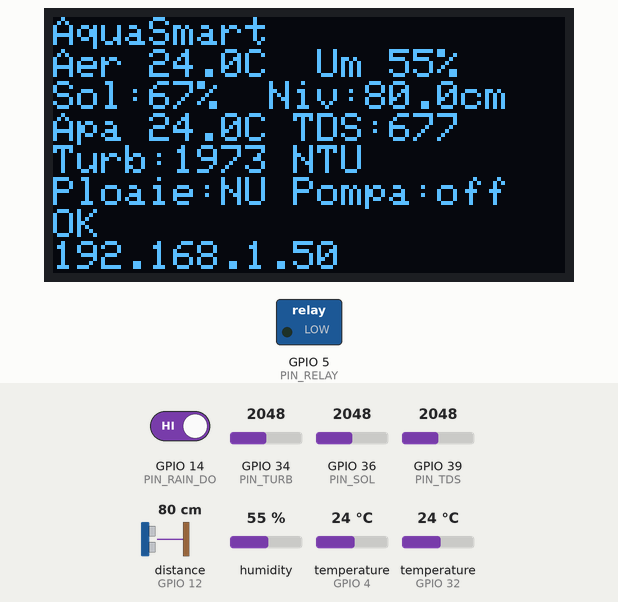
A sketch run on a simulated ESP32. Shown: 128×64 one-colour display, switched loads named in the sketch (green lamp = pin HIGH). Wiring (inferred from the names in the program): ultrasonic range finder: trigger GPIO 13; echo GPIO 12. Inputs (shaded band) come from the test bench; at power-on: GPIO 14 (PIN_RAIN_DO) HIGH, distance to the obstacle (sensor on GPIO 12) 80 cm, humidity 55 %, temperature (sensors on GPIO 4, GPIO 32) 24 °C, GPIO 34 (PIN_TURB) = 2048, GPIO 36 (PIN_SOL) = 2048, GPIO 39 (PIN_TDS) = 2048 (analog values on the 0–4095 scale). The echo pulse lasts 58.3 µs per cm; WiFi joins after 1.5 s; servers stay silent unless stated; pins used as bus, display or sensor lines are not drawn; what the sketch prints to the serial monitor is not drawn.

Above: at 3.8 s.
3.9 s: GPIO 14 (PIN_RAIN_DO) driven LOW
At 4.9 s:
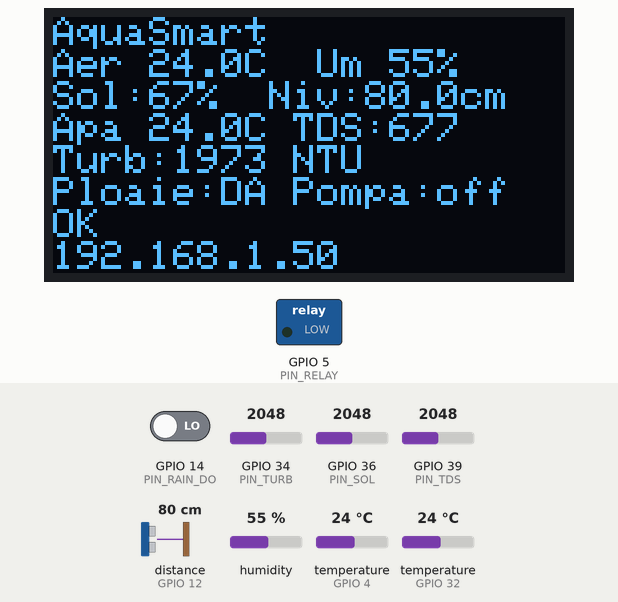
5.7 s: distance to the obstacle (sensor on GPIO 12) set to 2 cm
At 7.4 s:
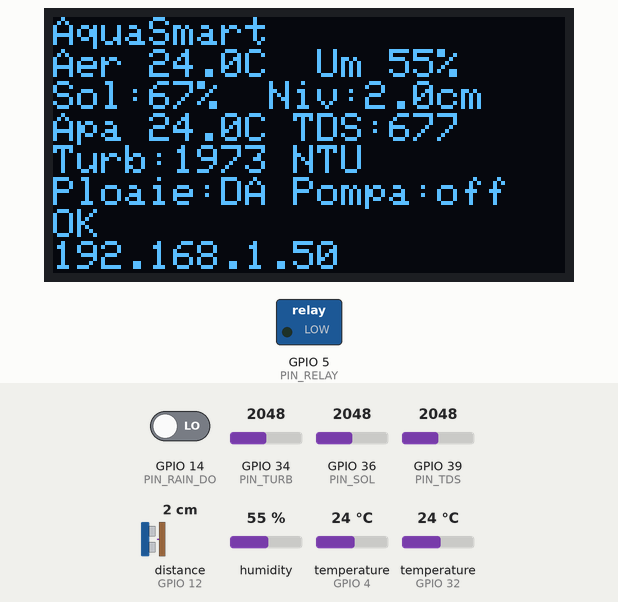
7.7 s: humidity set to 22 %
At 10.8 s:
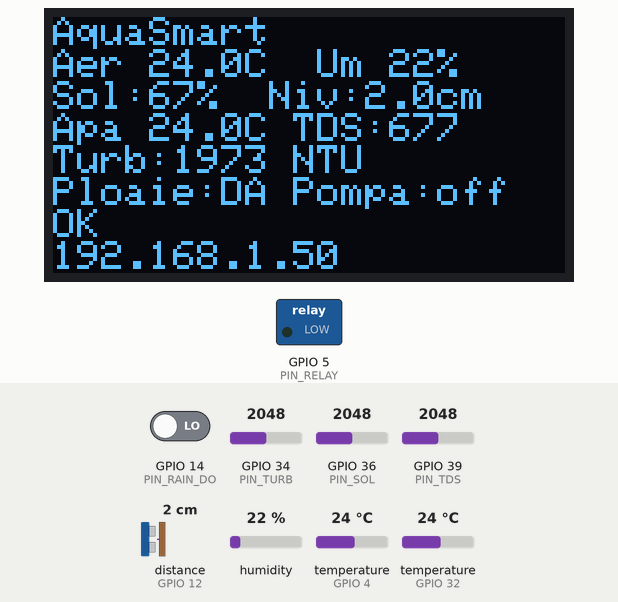
11.7 s: temperature (sensor on GPIO 4) set to 12 °C
At 13.5 s:
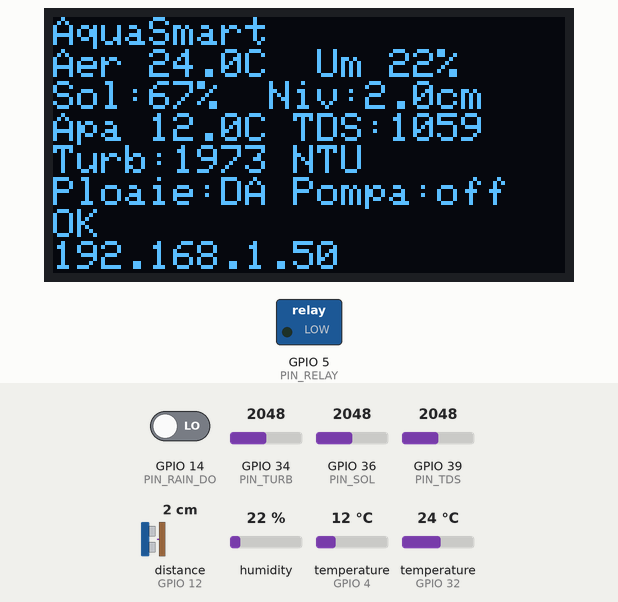
13.8 s: GPIO 34 (PIN_TURB) set to 2866
At 14.9 s:
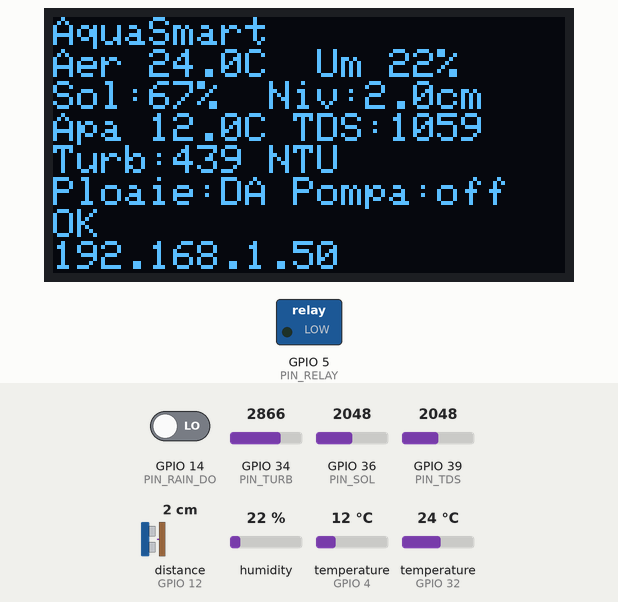
15.7 s: GPIO 36 (PIN_SOL) set to 2866
At 17.6 s:
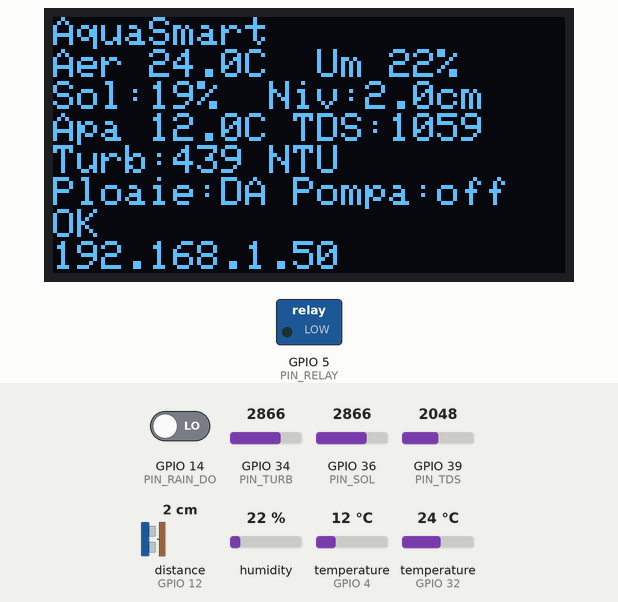
Timing chart, 0 to 18.8 s (numbered marks = the images above; inputs shaded):
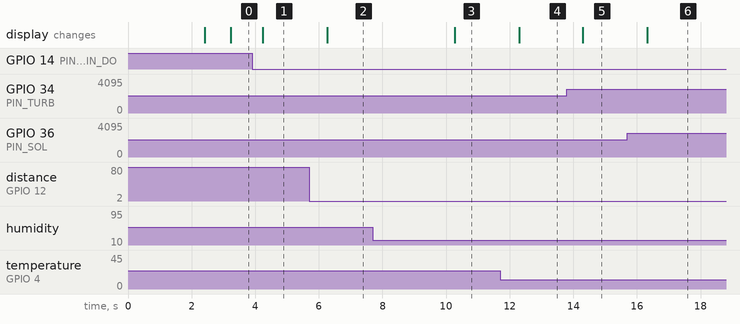

Measured:
- after the input at 3.9 s, the display: changes after 0.33 s (image 1)
- after the input at 5.7 s, the display: changes after 0.56 s (image 2)
- after the input at 7.7 s, the display: changes after 2.6 s (image 3)
- after the input at 11.7 s, the display: changes after 0.60 s (image 4)
- after the input at 13.8 s, the display: changes after 0.50 s (image 5)
- after the input at 15.7 s, the display: changes after 0.63 s (image 6)

The sketch:

aquasmart_esp32.ino
```cpp
/* ============================================================
 *  AquaSmart — Firmware ESP32
 *  Citeste senzorii -> POST /api/v1/readings (backend-ul ruleaza
 *  fuzzy Mamdani si emite comenzi) -> ESP32 ia comenzile prin
 *  GET /api/v1/commands/next, porneste pompa, apoi /ack.
 *
 *  Biblioteci (Arduino IDE -> Library Manager):
 *    - ArduinoJson           (v6.x recomandat)
 *    - DHT sensor library    (Adafruit) + Adafruit Unified Sensor
 *    - OneWire
 *    - DallasTemperature
 *    - Adafruit SSD1306 + Adafruit GFX
 *  Placa: "ESP32 Dev Module".
 *
 *  >>> EDITEAZA sectiunea CONFIG de mai jos (WiFi + API_BASE). <<<
 * ============================================================ */

#include <WiFi.h>
#include <HTTPClient.h>
#include <WiFiClientSecure.h>
#include <ArduinoJson.h>
#include <Wire.h>
#include <DHT.h>
#include <OneWire.h>
#include <DallasTemperature.h>
#include <Adafruit_GFX.h>
#include <Adafruit_SSD1306.h>

// ---------------- CONFIG (de editat) ------------------------
#define WIFI_SSID   "SSID_TAU"
#define WIFI_PASS   "PAROLA_TA"

// Local: PC-ul ruleaza  php -S 0.0.0.0:8080 -t public public/index.php
//        si pui IP-ul LAN al PC-ului (ex: http://192.168.1.20:8080)
// Azure: https://numele-app.azurewebsites.net
#define API_BASE    "https://aquasmart-app-g3eubyfefscsemdq.germanywestcentral-01.azurewebsites.net"

// Gol = fara autentificare (dev). Cand setezi ESP32_API_KEY in
// .env / Azure, pune AICI exact aceeasi valoare.
#define API_TOKEN   ""

// Releul:
//   ACTIVE-LOW  (RELAY_ACTIVE_LOW=1) — IN=LOW -> pompa PORNITA (multe module SongLe/Songhe).
//   ACTIVE-HIGH (RELAY_ACTIVE_LOW=0) — IN=HIGH -> pompa PORNITA (module 5V Songle 2-canal).
// Cum verifici: dupa boot, pompa NU trebuie sa porneasca singura. Daca incepe sa
// pompeze chiar daca nimeni n-a cerut udare, polaritatea e inversa -> flip-ul valorii.
#define RELAY_ACTIVE_LOW 0

// --- Calibrare TS-300B (turbiditate) ---
// Citeste raw-ul de pe Serial cand senzorul e in apa CLARA -> pune valoarea aici.
// La apa f. tulbure (lapte/cafea), raw scade — citeste si pune in TURB_RAW_TURBID.
// Mai sus = apa clara (Vout mare). Mai jos = tulbure.
#define TURB_RAW_CLEAR   3100    // raw cand apa e CLARA -> 0 NTU
#define TURB_RAW_TURBID  1500    // raw cand apa e FOARTE tulbure -> 3000 NTU
#define TURB_RAW_MIN_VALID 800   // sub asta, senzorul e probabil neconectat sau in aer

// --- Protectie pompa ---
// Distanta in cm peste care consideram rezervorul GOL.
// Pompa NU porneste daca nivelCm depaseste valoarea asta (protectie functionare in gol).
#define NIVEL_GOL_CM   20.0f
// ------------------------------------------------------------

// ---------------- PINOUT (conform README1.md) ---------------
#define PIN_DHT        32      // DHT22 data
#define PIN_DS18B20     4      // DS18B20 data (pull-up 4.7k)
#define PIN_TDS        39      // TDS analog, pin VN / GPIO39 (ADC1, merge cu Wi-Fi)
#define PIN_TURB       34      // TS-300B turbiditate analog (ADC1, merge cu WiFi).
                               // Divizor de tensiune 10k+27k pe Vout (TS-300B da 0-4.5V, ADC ESP32 0-3.3V).
#define PIN_RAIN_DO    14      // senzor ploaie, iesire digitala
#define PIN_SOL        36      // senzor capacitiv umiditate sol v2.0.0 (ADC1, merge cu WiFi)
#define PIN_RELAY       5      // releu pompa (IN)
#define PIN_TRIG       13      // HC-SR04 ultrasonic — TRIG
#define PIN_ECHO       12      // HC-SR04 ultrasonic — ECHO
#define PIN_OLED_SDA   21
#define PIN_OLED_SCL   22
// NOTA: senzorii analogici sunt pe ADC1 (GPIO32-39), fiindca ADC2 nu
// functioneaza cu analogRead cat timp WiFi e pornit. GPIO25 (ADC2) a fost
// cauza bug-ului "TDS = 0" din prima faza. De evitat GPIO33/35.

#define DHTTYPE DHT22
DHT dht(PIN_DHT, DHTTYPE);
OneWire oneWire(PIN_DS18B20);
DallasTemperature ds18b20(&oneWire);
Adafruit_SSD1306 oled(128, 64, &Wire, -1);

// ---------------- Intervale (ms) ----------------------------
const unsigned long T_READINGS  = 30000;   // POST /readings la 30s
const unsigned long T_COMMANDS  = 5000;    // GET  /commands/next la 5s
const unsigned long T_HEARTBEAT = 300000;  // POST /heartbeat la 5min
const unsigned long T_DISPLAY   = 1000;    // citire senzori la 1s

unsigned long lastReadings = 0, lastCommands = 0, lastHeartbeat = 0, lastDisplay = 0;

// ---------------- Stare senzori -----------------------------
float tempAer = NAN, umidAer = NAN, tempApa = NAN;
int   tds = 0, ploaie = 0;
int   umiditSol = 0;     // % umiditate sol (senzor capacitiv v2.0.0)
int   turbiditate = 0;   // NTU, claritate apa (TS-300B): 0=clara, >50=tulbure, >200=toxic
float nivelCm   = 0.0f;  // distanta HC-SR04 (cm) la suprafata apei

// ---------------- Stare pompa (non-blocant) -----------------
long  activeCmdId   = -1;       // comanda in executie (pt /ack)
unsigned long pumpOffAt = 0;    // millis() cand se opreste pompa
bool  pumpRunning   = false;

// ============================================================
void pumpSet(bool on) {
  pumpRunning = on;
#if RELAY_ACTIVE_LOW
  digitalWrite(PIN_RELAY, on ? LOW : HIGH);
#else
  digitalWrite(PIN_RELAY, on ? HIGH : LOW);
#endif
}

void connectWiFi() {
  if (WiFi.status() == WL_CONNECTED) return;
  WiFi.mode(WIFI_STA);
  WiFi.begin(WIFI_SSID, WIFI_PASS);
  unsigned long t0 = millis();
  while (WiFi.status() != WL_CONNECTED && millis() - t0 < 15000) {
    delay(300);
  }
}

// HTTPClient peste WiFiClient (http) sau WiFiClientSecure (https).
// Returneaza codul HTTP; raspunsul ajunge in `out`.
int httpSend(const char* method, const String& path, const String& body, String& out) {
  if (WiFi.status() != WL_CONNECTED) { connectWiFi(); }
  if (WiFi.status() != WL_CONNECTED) return -1;

  String url = String(API_BASE) + path;
  HTTPClient http;
  bool https = url.startsWith("https");

  // IMPORTANT: clientii trebuie sa traiasca pentru toata durata cererii.
  // Daca ii declari in if/else block-uri locale, ies din scope inainte ca
  // http.GET()/POST() sa-i foloseasca -> use-after-free -> timeout HTTP -11.
  WiFiClientSecure secureClient;
  WiFiClient plainClient;

  bool ok;
  if (https) {
    secureClient.setInsecure();    // licenta: fara validare certificat
    ok = http.begin(secureClient, url);
  } else {
    ok = http.begin(plainClient, url);
  }
  if (!ok) return -2;

  http.addHeader("Content-Type", "application/json");
  if (strlen(API_TOKEN) > 0) {
    http.addHeader("Authorization", String("Bearer ") + API_TOKEN);
  }
  http.setTimeout(30000);          // 30s — Azure F1 Free poate avea cold-start
  http.setConnectTimeout(15000);
  http.setReuse(false);

  int code;
  if (strcmp(method, "GET") == 0) code = http.GET();
  else                            code = http.POST((uint8_t*)body.c_str(), body.length());

  out = (code > 0) ? http.getString() : "";
  http.end();
  return code;
}

// ============================================================
void readSensors() {
  // DHT22 da uneori valori aberante (3300% etc.) cand pull-up-ul de 4.7k pe data
  // lipseste sau cablul e prea lung -> validam strict intervalul.
  float h = dht.readHumidity();
  float t = dht.readTemperature();
  if (!isnan(h) && h >= 0.0f && h <= 100.0f) umidAer = h;
  else Serial.printf("[dht22] umiditate INVALIDA: %.1f (verifica pull-up 4.7k pe DATA)\n", h);
  if (!isnan(t) && t >= -40.0f && t <= 80.0f) tempAer = t;
  else Serial.printf("[dht22] temperatura INVALIDA: %.1f\n", t);

  ds18b20.requestTemperatures();
  float tw = ds18b20.getTempCByIndex(0);
  if (tw > -100 && tw < 125) tempApa = tw;

  // TDS cu compensare de temperatura (formula uzuala; calibreaza la nevoie)
  int raw = analogRead(PIN_TDS);
  float volt = raw * 3.3f / 4095.0f;
  float comp = 1.0f + 0.02f * ((isnan(tempApa) ? 25.0f : tempApa) - 25.0f);
  float cv = volt / comp;
  float ppm = (133.42f * cv * cv * cv - 255.86f * cv * cv + 857.39f * cv) * 0.5f;
  tds = (ppm < 0) ? 0 : (int)ppm;
  // DEBUG: trimite raw + voltaj pe Serial ca sa vedem ce primeste pinul
  Serial.printf("[tds] pin=%d  raw=%d  volt=%.3fV  ppm=%d\n", PIN_TDS, raw, volt, tds);

  // Senzor capacitiv umiditate sol (calibrare: ~3200 in aer uscat, ~1500 in apa)
  int rawSol = analogRead(PIN_SOL);
  umiditSol  = map(rawSol, 3200, 1500, 0, 100);
  umiditSol  = constrain(umiditSol, 0, 100);

  // TS-300B (turbiditate) — Vout DROP la cresterea turbiditatii:
  //   apa clara  => Vout mare (~4.1V) => raw mare (~3200 dupa divizor)
  //   apa f.tulb => Vout mic  (~2.5V) => raw mic  (~1500 dupa divizor)
  //
  // Daca raw < TURB_RAW_MIN_VALID, senzorul nu e in apa (sau e neconectat) —
  // raportam 0 in loc de o valoare faramoasa de mare.
  int rawTurb = analogRead(PIN_TURB);
  if (rawTurb < TURB_RAW_MIN_VALID) {
    turbiditate = 0;   // senzor neimersat / firul desfacut — nu speriem dashboard-ul
  } else {
    turbiditate = map(rawTurb, TURB_RAW_TURBID, TURB_RAW_CLEAR, 3000, 0);
    turbiditate = constrain(turbiditate, 0, 3000);
  }
  Serial.printf("[turb] pin=%d  raw=%d  ntu=%d  (calibrare: clear=%d turbid=%d)\n",
                PIN_TURB, rawTurb, turbiditate, TURB_RAW_CLEAR, TURB_RAW_TURBID);

  // Senzor ploaie: DO = LOW cand detecteaza apa (depinde de modul; inverseaza daca e cazul)
  ploaie = (digitalRead(PIN_RAIN_DO) == LOW) ? 1 : 0;

  // HC-SR04: puls 10us pe TRIG, masuram durata pulsului ECHO (us).
  // distanta_cm = (durata / 2) * 0.0343 (viteza sunet in aer ~343 m/s).
  digitalWrite(PIN_TRIG, LOW);  delayMicroseconds(2);
  digitalWrite(PIN_TRIG, HIGH); delayMicroseconds(20);
  digitalWrite(PIN_TRIG, LOW);
  long dur = pulseIn(PIN_ECHO, HIGH, 30000);
  nivelCm = dur > 0 ? (dur / 2.0f) * 0.0343f : 0.0f;

  // ===== LOG complet pe Serial: toate valorile la fiecare citire =====
  Serial.println("---------------------------------------------------------------");
  Serial.printf("[senzori] Aer    : %.1f °C   |  Umiditate aer : %.1f %%\n",
                tempAer, umidAer);
  Serial.printf("          Apa    : %.1f °C   |  TDS apa       : %d ppm\n",
                tempApa, tds);
  Serial.printf("          Sol    : %d %%    |  Nivel rezervor: %.1f cm\n",
                umiditSol, nivelCm);
  Serial.printf("          Turb   : %d NTU   |  Ploaie        : %s\n",
                turbiditate, ploaie ? "DA" : "NU");
  Serial.printf("          Pompa  : %s\n",
                pumpRunning ? "PORNITA" : "oprita");
  Serial.println("---------------------------------------------------------------");
}

void showOLED(const char* line) {
  oled.clearDisplay();
  oled.setTextSize(1);
  oled.setTextColor(SSD1306_WHITE);
  oled.setCursor(0, 0);
  oled.println("AquaSmart");
  oled.printf("Aer %.1fC  Um %.0f%%\n", tempAer, umidAer);
  oled.printf("Sol:%d%%  Niv:%.1fcm\n", umiditSol, nivelCm);
  oled.printf("Apa %.1fC TDS:%d\n", tempApa, tds);
  oled.printf("Turb:%d NTU\n", turbiditate);
  oled.printf("Ploaie:%s Pompa:%s\n", ploaie ? "DA" : "NU", pumpRunning ? "ON" : "off");
  oled.printf("%s\n", line);
  oled.print(WiFi.status() == WL_CONNECTED ? WiFi.localIP().toString() : "WiFi...");
  oled.display();
}

void postReadings() {
  String b = "{";
  b += "\"temp_apa\":"      + (isnan(tempApa) ? String("null") : String(tempApa, 2)) + ",";
  b += "\"temp_aer\":"      + (isnan(tempAer) ? String("null") : String(tempAer, 2)) + ",";
  b += "\"umiditate_aer\":" + (isnan(umidAer) ? String("null") : String(umidAer, 2)) + ",";
  b += "\"umiditate_sol\":" + String(umiditSol) + ",";
  b += "\"tds\":"           + String(tds) + ",";
  b += "\"turbiditate\":"   + String(turbiditate) + ",";
  b += "\"ploaie\":"        + String(ploaie) + ",";
  b += "\"nivel_cm\":"      + String(nivelCm, 1);
  b += "}";

  String resp;
  int code = httpSend("POST", "/api/v1/readings", b, resp);
  Serial.printf("[readings] HTTP %d %s\n", code, resp.c_str());
}

void pollCommands() {
  String resp;
  int code = httpSend("GET", "/api/v1/commands/next", "", resp);
  if (code != 200) return;

  DynamicJsonDocument doc(512);   // compatibil ArduinoJson v6 si v7
  if (deserializeJson(doc, resp)) return;
  if (!doc["success"].as<bool>() || doc["data"].isNull()) return;

  long id      = doc["data"]["id"]     | -1;
  const char* tip = doc["data"]["tip"] | "";
  int durata   = doc["data"]["durata"] | 0;
  if (id < 0) return;

  Serial.printf("[command] #%ld %s %ds  (nivelCm=%.1f)\n", id, tip, durata, nivelCm);

  if (strcmp(tip, "udare") == 0 && durata > 0) {
    // ---- PROTECTIE LOCALA POMPA ----
    // Indiferent ce zice backend-ul (chiar si comanda manuala), firmware-ul
    // refuza udarea daca rezervorul e gol — protejeaza pompa de functionare in gol
    // (pompele DC mici se ard rapid daca pompeaza aer in loc de apa).
    if (nivelCm > NIVEL_GOL_CM || nivelCm <= 0.0f) {
      Serial.printf("[command] #%ld REFUZATA — rezervor gol/invalid (nivel=%.1f cm > %.1f)\n",
                    id, nivelCm, NIVEL_GOL_CM);
      // ACK direct cu motiv ca sa nu ramana stuck in 'executing' in DB
      String r;
      httpSend("POST", "/api/v1/commands/" + String(id) + "/ack",
               "{\"refused\":\"rezervor_gol\"}", r);
      return;
    }
    // OK — pornim pompa
    pumpSet(true);
    activeCmdId = id;
    pumpOffAt   = millis() + (unsigned long)durata * 1000UL;
  } else { // "oprire" sau durata 0
    pumpSet(false);
    pumpOffAt   = 0;
    activeCmdId = -1;
    String r;
    httpSend("POST", "/api/v1/commands/" + String(id) + "/ack", "{}", r);
  }
}

void postHeartbeat() {
  String r;
  int code = httpSend("POST", "/api/v1/heartbeat", "{}", r);
  Serial.printf("[heartbeat] HTTP %d\n", code);
}

// ============================================================
void setup() {
  Serial.begin(115200);

  // IMPORTANT: scriem mai intai starea OFF pe pin, apoi pinMode(OUTPUT).
  // Daca facem invers, in fereastra dintre pinMode si pumpSet(false) pin-ul e
  // in starea default (LOW pentru ESP32) — iar pe relay active-HIGH asta e OK,
  // dar pe active-LOW ar porni pompa pentru cateva ms la fiecare boot.
  // Scriem starea sigura inainte de a configura pin-ul ca output.
#if RELAY_ACTIVE_LOW
  digitalWrite(PIN_RELAY, HIGH);   // active-LOW -> HIGH = OFF
#else
  digitalWrite(PIN_RELAY, LOW);    // active-HIGH -> LOW = OFF
#endif
  pinMode(PIN_RELAY, OUTPUT);
  pumpSet(false);                  // dubla siguranta dupa pinMode
  pinMode(PIN_RAIN_DO, INPUT);
  pinMode(PIN_TRIG, OUTPUT);
  pinMode(PIN_ECHO, INPUT);
  analogReadResolution(12);

  Wire.begin(PIN_OLED_SDA, PIN_OLED_SCL);
  oled.begin(SSD1306_SWITCHCAPVCC, 0x3C);
  oled.clearDisplay();
  oled.setTextColor(SSD1306_WHITE);
  oled.setCursor(0, 0);
  oled.println("AquaSmart\nPornire...");
  oled.display();

  dht.begin();
  ds18b20.begin();

  connectWiFi();
  readSensors();
  showOLED("Gata");
}

void loop() {
  unsigned long now = millis();

  // ======= WATCHDOG SIGURANTA POMPA =======
  // Indiferent de starea logica (pumpRunning), daca rezervorul e gol fortam pin-ul
  // releului in starea OFF la fiecare iteratie a buclei. Protejeaza pompa de
  // functionare in gol chiar daca:
  //   - apare un glitch electric pe pin
  //   - polaritatea relay-ului e gresita
  //   - backend-ul emite gresit o comanda de udare cand n-ar trebui
  if (nivelCm > NIVEL_GOL_CM || nivelCm <= 0.0f) {
    if (pumpRunning) {
      Serial.printf("[watchdog] REZERVOR GOL (nivel=%.1f cm) -> opresc pompa fortat\n", nivelCm);
      pumpSet(false);
      pumpOffAt = 0;
      // activeCmdId ramane > 0 daca era ceva in executie -> retry-ACK il va inchide
    }
#if RELAY_ACTIVE_LOW
    digitalWrite(PIN_RELAY, HIGH);
#else
    digitalWrite(PIN_RELAY, LOW);
#endif
  }

  // Oprire pompa cand expira durata; ACK-ul se face mai jos cu retry pana primim 200
  // (daca primul ACK pica pe network error, comanda ramane stuck 'executing' in DB).
  if (pumpRunning && pumpOffAt > 0 && now >= pumpOffAt) {
    pumpSet(false);
    pumpOffAt = 0;
    Serial.printf("[pump] durata expirata, pompa oprita; ACK pentru #%ld pending\n", activeCmdId);
  }

  // Retry-ACK: cat timp avem un activeCmdId si pompa nu mai ruleaza, batem
  // /ack la fiecare 5s pana primim 200 OK. Fara asta, daca network-ul pica
  // exact in momentul ACK-ului, dashboard-ul ramane „Udare in curs" la infinit.
  static unsigned long lastAckTry = 0;
  if (!pumpRunning && activeCmdId >= 0 && (now - lastAckTry >= 5000UL)) {
    lastAckTry = now;
    String r;
    int ackCode = httpSend("POST", "/api/v1/commands/" + String(activeCmdId) + "/ack", "{}", r);
    Serial.printf("[ack] comanda #%ld -> HTTP %d\n", activeCmdId, ackCode);
    if (ackCode >= 200 && ackCode < 300) {
      activeCmdId = -1;   // confirmat — dashboard-ul va vedea pompa „oprita"
    }
  }

  if (now - lastDisplay >= T_DISPLAY) {
    lastDisplay = now;
    readSensors();
    showOLED(pumpRunning ? "Udare in curs" : "OK");
  }
  if (now - lastCommands >= T_COMMANDS) {
    lastCommands = now;
    pollCommands();
  }
  if (now - lastReadings >= T_READINGS) {
    lastReadings = now;
    postReadings();
  }
  if (now - lastHeartbeat >= T_HEARTBEAT) {
    lastHeartbeat = now;
    postHeartbeat();
  }
}
```
